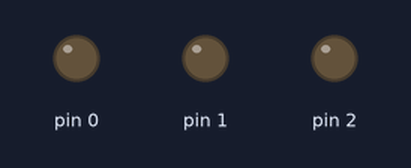
A sketch run on a simulated Arduino Uno, built with avr-gcc and run on an emulated ATmega328P. Shown: output pins drawn as LEDs (lit = HIGH).

Above: at 0.3 s.
At 2.5 s:
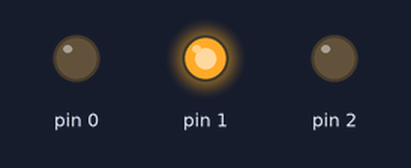
At 3.8 s:
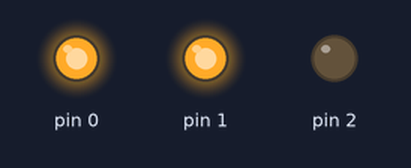
At 5.1 s:
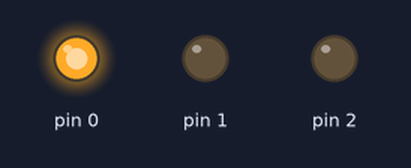
At 6.4 s:
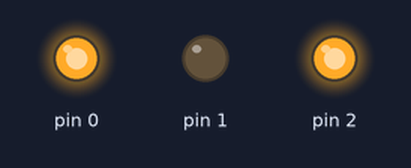
At 8.9 s:
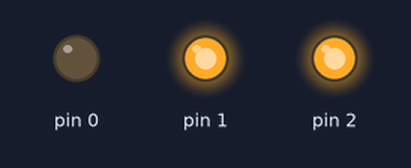
Timing chart, 0 to 10.0 s (numbered marks = the images above):
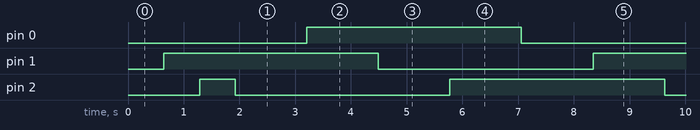

The sketch:

mood3.ino
```cpp
//PWM pins
byte RED = 1;
byte BLUE = 2;
byte GREEN = 0;
byte COLORS[] = {RED, BLUE, GREEN};

void setup ()
{
pinMode(2, OUTPUT);
pinMode(0, OUTPUT);
pinMode(1, OUTPUT);
}

//  MAIN CODE
void loop ()
{
//direction: up = true, down = false
boolean dir = true;
int i = 0;

while(1)
{
fade(COLORS[i%3], dir);
i++;
dir = !dir;
}
}

void fade(byte Led, boolean dir)
{
int i;

//if fading up
if (dir)
{
for (i = 0; i < 256; i++)
{
analogWrite(Led, i);
delay(5);//1);
}
}
else
{
for (i = 255; i >= 0; i--)
{
analogWrite(Led, i);
delay(5);//1);
}
}
}
```

Measured:
- by itself, pin 0, pin 1: alternates HIGH for 3.9 s and LOW for 3.9 s
- by itself, pin 2: repeats every 7.7 s: LOW 3.9 s, HIGH 3.9 s
